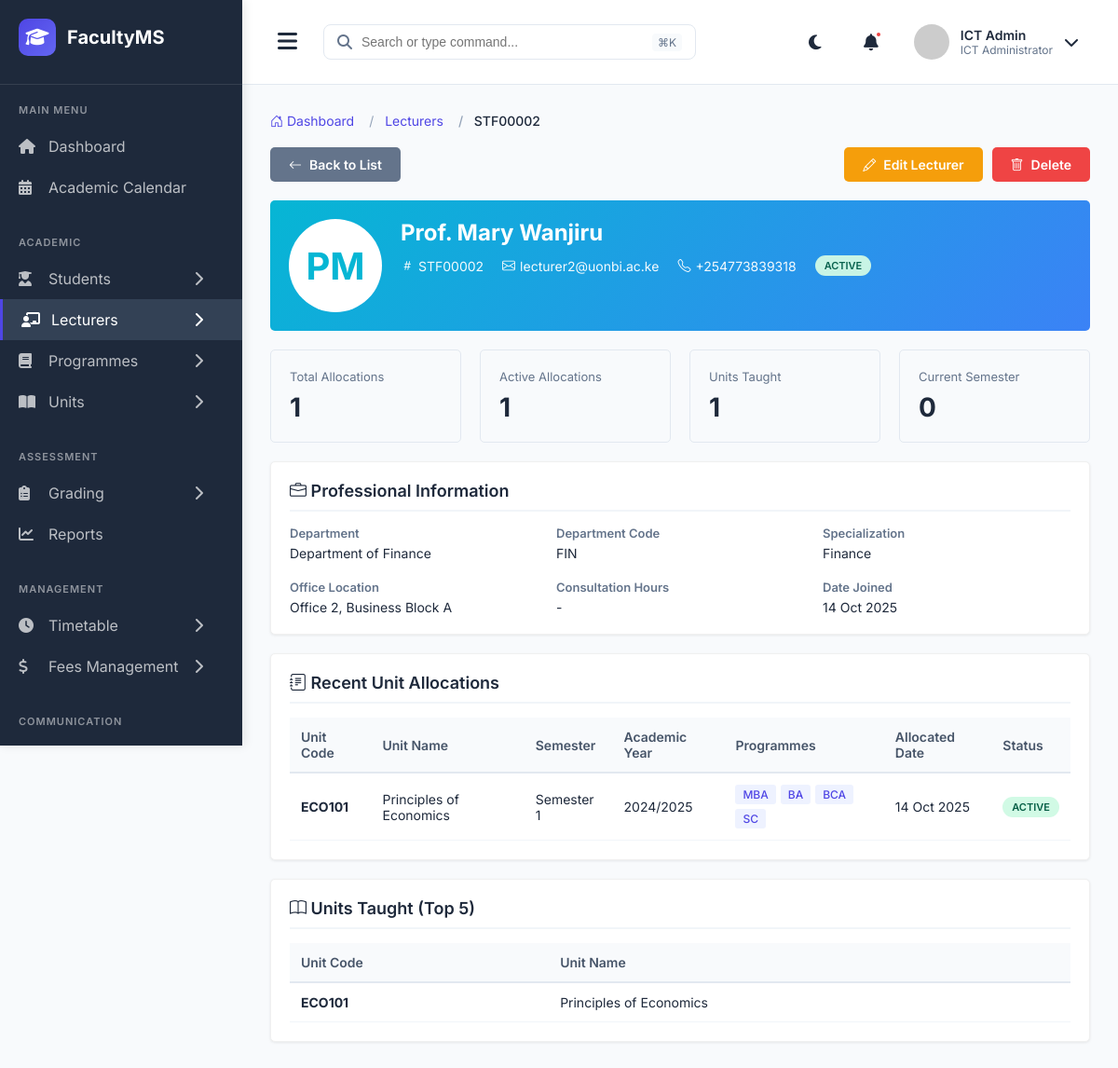
/admin-lecturers/STF00002/ (signed in), run on an earlier commit of the app's database.
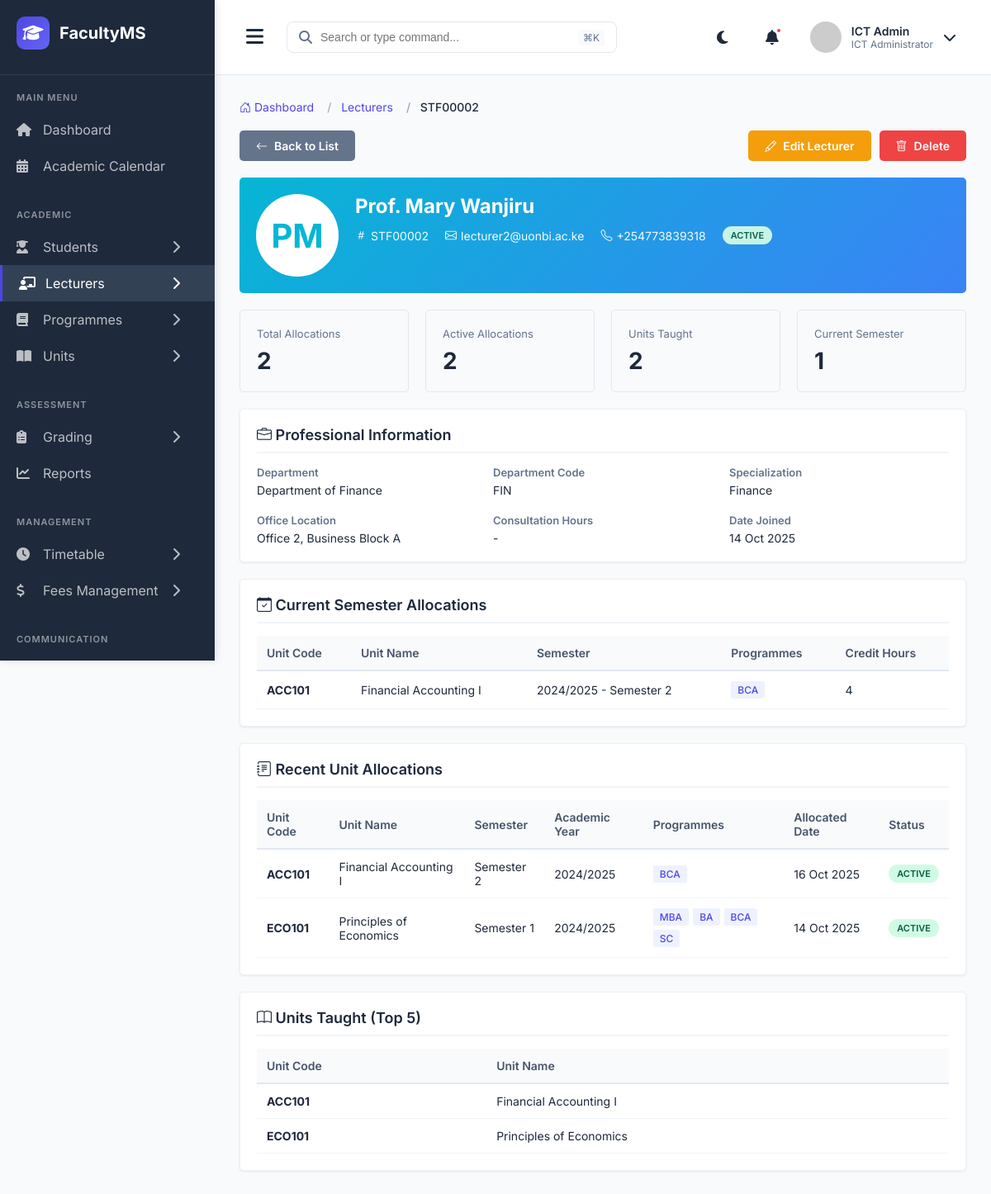
And on a later commit of the database.
### main_application/models.py (models this page shows, shortened)
class UnitAllocation(models.Model):
    unit = models.ForeignKey(Unit, on_delete=models.CASCADE, related_name='allocations')
    lecturer = models.ForeignKey(Lecturer, on_delete=models.CASCADE, related_name='unit_allocations')
    semester = models.ForeignKey(Semester, on_delete=models.CASCADE, related_name='unit_allocations')
    programmes = models.ManyToManyField(Programme, related_name='unit_allocations')  # Which programmes this allocation covers
    is_active = models.BooleanField(default=True)
    allocated_date = models.DateTimeField(auto_now_add=True)
    class Meta:
        db_table = 'unit_allocations'
        unique_together = ('unit', 'lecturer', 'semester')
        ordering = ['-allocated_date']

class Unit(models.Model):
    code = models.CharField(max_length=20, unique=True)
    name = models.CharField(max_length=200)
    description = models.TextField(blank=True)
    credit_hours = models.IntegerField(default=3)
    department = models.ForeignKey(Department, on_delete=models.CASCADE, related_name='units')
    is_core = models.BooleanField(default=True)  # Core or Elective
    prerequisites = models.ManyToManyField('self', symmetrical=False, blank=True, related_name='required_for')
    created_at = models.DateTimeField(auto_now_add=True)
    class Meta:
        db_table = 'units'
        ordering = ['code']

class Semester(models.Model):
    SEMESTER_CHOICES = (
        (1, 'Semester 1'),
        (2, 'Semester 2'),
        (3, 'Semester 3'),
    )
    academic_year = models.ForeignKey(AcademicYear, on_delete=models.CASCADE, related_name='semesters')
    semester_number = models.IntegerField(choices=SEMESTER_CHOICES)
    start_date = models.DateField()
    end_date = models.DateField()
    is_current = models.BooleanField(default=False)
    registration_deadline = models.DateField()
    class Meta:
        db_table = 'semesters'
        unique_together = ('academic_year', 'semester_number')
        ordering = ['-academic_year', 'semester_number']
    def __str__(self):
        return f"{self.academic_year.year_code} - Semester {self.semester_number}"

class AcademicYear(models.Model):
    year_code = models.CharField(max_length=20, unique=True)  # e.g., "2024/2025"
    start_date = models.DateField()
    end_date = models.DateField()
    is_current = models.BooleanField(default=False)
    created_at = models.DateTimeField(auto_now_add=True)
    class Meta:
        db_table = 'academic_years'
        ordering = ['-start_date']

class Programme(models.Model):
    PROGRAMME_LEVELS = (
        ('CERTIFICATE', 'Certificate'),
        ('DIPLOMA', 'Diploma'),
        ('BACHELORS', 'Bachelor\'s Degree'),
        ('MASTERS', 'Master\'s Degree'),
        ('PHD', 'Doctor of Philosophy'),
    )
    DURATION_YEARS = (
        (1, '1 Year'),
        (2, '2 Years'),
        (3, '3 Years'),
        (4, '4 Years'),
        (5, '5 Years'),
    )
    SEMESTERS_PER_YEAR = (
        (2, '2 Semesters'),
        (3, '3 Semesters'),
    )
    name = models.CharField(max_length=200)
    code = models.CharField(max_length=20, unique=True)
    level = models.CharField(max_length=20, choices=PROGRAMME_LEVELS)
    department = models.ForeignKey(Department, on_delete=models.CASCADE, related_name='programmes')
    duration_years = models.IntegerField(choices=DURATION_YEARS)
    semesters_per_year = models.IntegerField(choices=SEMESTERS_PER_YEAR, default=2)
    description = models.TextField(blank=True)
    is_active = models.BooleanField(default=True)
    created_at = models.DateTimeField(auto_now_add=True)
    class Meta:
        db_table = 'programmes'
        ordering = ['level', 'name']

### main_application/views.py (the view)
# urls.py: path('admin-lecturers/<str:staff_number>/', views.lecturer_detail, name='lecturer_detail'),
@login_required
@user_passes_test(is_admin)
def lecturer_detail(request, staff_number):
    lecturer = get_object_or_404(
        Lecturer.objects.select_related(
            'user', 'department'
        ),
        staff_number=staff_number
    )
    allocations = UnitAllocation.objects.filter(
        lecturer=lecturer,
        is_active=True
    ).select_related(
        'unit', 'semester', 'semester__academic_year'
    ).prefetch_related('programmes').order_by('-semester__start_date')
    all_allocations = UnitAllocation.objects.filter(
        lecturer=lecturer
    ).select_related(
        'unit', 'semester', 'semester__academic_year'
    ).order_by('-allocated_date')
    total_allocations = all_allocations.count()
    active_allocations = allocations.count()
    units_taught = all_allocations.values('unit__code', 'unit__name').distinct()
    total_units = units_taught.count()
    current_allocations = allocations.filter(semester__is_current=True)
    context = {
        'lecturer': lecturer,
        'allocations': allocations[:10],  # Last 10 allocations
        'current_allocations': current_allocations,
        'total_allocations': total_allocations,
        'active_allocations': active_allocations,
        'total_units': total_units,
        'units_taught': units_taught[:5],  # Top 5 units
    }
    return render(request, 'admin/lecturer_detail.html', context)

### main_application/views.py (called while the page is built)
def is_admin(user):
    return user.is_authenticated and user.user_type in ['ICT_ADMIN', 'DEAN', 'COD']

### templates/admin/lecturer_detail.html (shortened to what the changed rows need)
{% extends 'admin_base.html' %}
{% block extra_css %}
<link rel="stylesheet" href="https://cdn.jsdelivr.net/npm/bootstrap-icons@1.10.0/font/bootstrap-icons.css">
{% endblock %}
{% block content %}
<div class="lecturer-header">
    <div class="lecturer-info">
        <h2>{{ lecturer.user.get_full_name }}</h2>
    </div>
</div>
<div class="stats-grid">
    <div class="stat-card">
        <div class="stat-label">Total Allocations</div>
        <div class="stat-value">{{ total_allocations }}</div>
    </div>
    <div class="stat-card">
        <div class="stat-label">Active Allocations</div>
        <div class="stat-value">{{ active_allocations }}</div>
    </div>
    <div class="stat-card">
        <div class="stat-label">Units Taught</div>
        <div class="stat-value">{{ total_units }}</div>
    </div>
    <div class="stat-card">
        <div class="stat-label">Current Semester</div>
        <div class="stat-value">{{ current_allocations.count }}</div>
    </div>
</div>
{% if current_allocations %}
<div class="section-container">
    <h3 class="section-title"><i class="bi bi-calendar-check"></i> Current Semester Allocations</h3>
    <div class="table-container">
        <table>
            <thead>
                <tr>
                    <th>Unit Code</th>
                    <th>Unit Name</th>
                    <th>Semester</th>
                    <th>Programmes</th>
                    <th>Credit Hours</th>
                </tr>
            </thead>
            <tbody>
                {% for allocation in current_allocations %}
                <tr>
                    <td><strong>{{ allocation.unit.code }}</strong></td>
                    <td>{{ allocation.unit.name }}</td>
                    <td>{{ allocation.semester }}</td>
                    <td>
                        <div class="programme-tags">
                            {% for prog in allocation.programmes.all %}
                            <span class="programme-tag">{{ prog.code }}</span>
                            {% endfor %}
                        </div>
                    </td>
                    <td>{{ allocation.unit.credit_hours }}</td>
                </tr>
                {% endfor %}
            </tbody>
        </table>
    </div>
</div>
{% endif %}
<div class="section-container">
    {% if allocations %}
    <div class="table-container">
        <table>
            <thead>
                <tr>
                    <th>Unit Code</th>
                    <th>Unit Name</th>
                    <th>Semester</th>
                    <th>Academic Year</th>
                    <th>Programmes</th>
                    <th>Allocated Date</th>
                    <th>Status</th>
                </tr>
            </thead>
            <tbody>
                {% for allocation in allocations %}
                <tr>
                    <td><strong>{{ allocation.unit.code }}</strong></td>
                    <td>{{ allocation.unit.name }}</td>
                    <td>Semester {{ allocation.semester.semester_number }}</td>
                    <td>{{ allocation.semester.academic_year.year_code }}</td>
                    <td>
                        <div class="programme-tags">
                            {% for prog in allocation.programmes.all %}
                            <span class="programme-tag">{{ prog.code }}</span>
                            {% endfor %}
                        </div>
                    </td>
                    <td>{{ allocation.allocated_date|date:"d M Y" }}</td>
                    <td>
                        {% if allocation.is_active %}
                        <span class="badge badge-success">Active</span>
                        {% else %}
                        <span class="badge badge-danger">Inactive</span>
                        {% endif %}
                    </td>
                </tr>
                {% endfor %}
            </tbody>
        </table>
    </div>
    {% else %}
    <p style="color: #64748B; text-align: center; padding: 20px;">No allocations found.</p>
    {% endif %}
</div>
{% if units_taught %}
<div class="section-container">
    <div class="table-container">
        <table>
            <thead>
                <tr>
                    <th>Unit Code</th>
                    <th>Unit Name</th>
                </tr>
            </thead>
            <tbody>
                {% for unit in units_taught %}
                <tr>
                    <td><strong>{{ unit.unit__code }}</strong></td>
                    <td>{{ unit.unit__name }}</td>
                </tr>
                {% endfor %}
            </tbody>
        </table>
    </div>
</div>
{% endif %}
{% endblock %}

What changed in the data, as far as the page shows it:
added UnitAllocation: unit.code "ACC101", unit.name "Financial Accounting I", semester "2024/2025 - Semester 2", unit.credit_hours "4", semester.semester_number "2", semester.academic_year.year_code "2024/2025", allocated_date "16 Oct 2025", is_active "ACTIVE", Programme (code "BCA")
now on this page (row unchanged): Unit: unit__code "ACC101", unit__name "Financial Accounting I"
Also different on the page:
{{ total_allocations }}: "1" → "2"
{{ active_allocations }}: "1" → "2"
{{ total_units }}: "1" → "2"
{{ current_allocations.count }}: "0" → "1"
text now shown: "Current Semester Allocations Unit Code Unit Name Semester Programmes Credit Hours"
